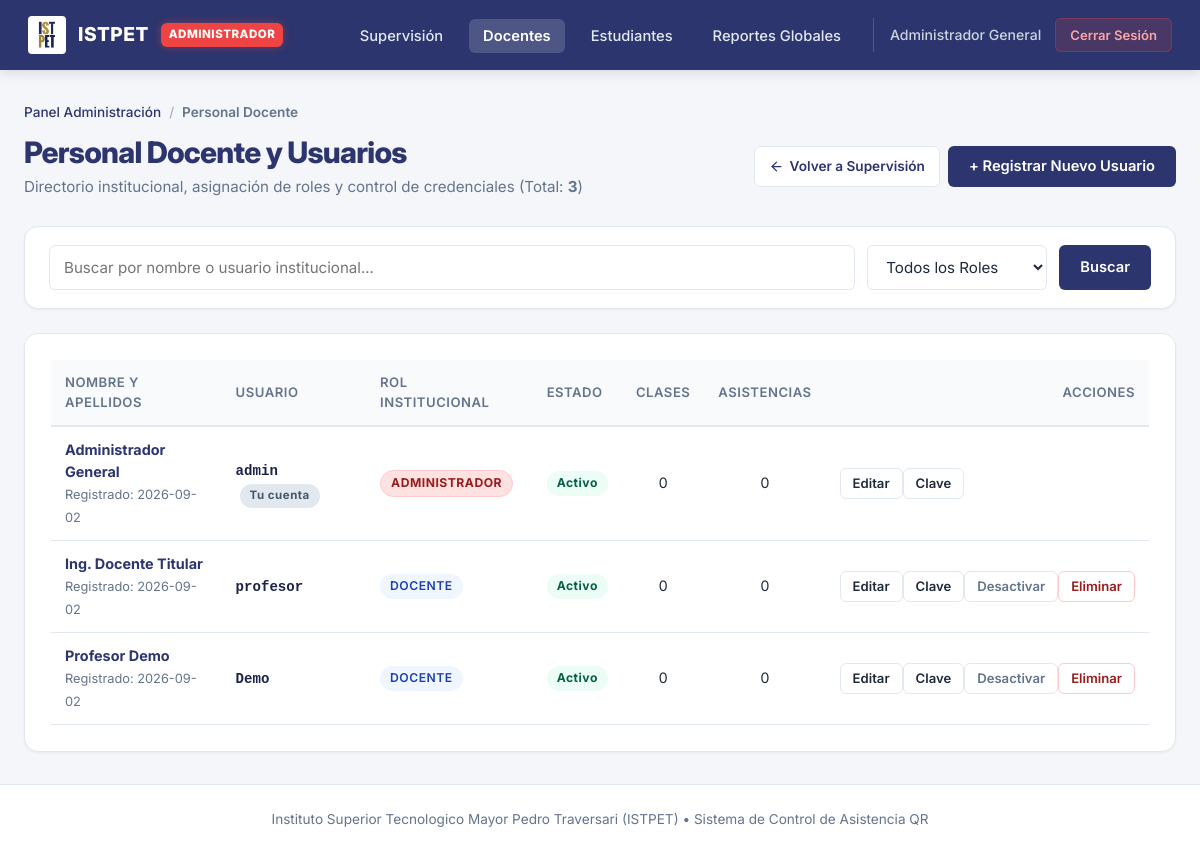
/public/admin/docentes (signed in), run on the app's committed database.
### tables this page shows
CREATE TABLE docentes (
    id INT AUTO_INCREMENT PRIMARY KEY,
    nombre VARCHAR(150) NOT NULL,
    usuario VARCHAR(100) NOT NULL UNIQUE,
    password VARCHAR(255) NOT NULL,
    rol ENUM('docente', 'admin') NOT NULL DEFAULT 'docente',
    activo TINYINT(1) NOT NULL DEFAULT 1,
    creado_en TIMESTAMP DEFAULT CURRENT_TIMESTAMP
);

### controllers/AdminController.php (called while the page is built, shortened)
<?php
require_once dirname(__DIR__) . '/models/Docente.php';
class AdminController extends BaseController
{
    public function docentes(): void
    {
        $busqueda = trim($_GET['buscar'] ?? '');
        $rol      = trim($_GET['rol'] ?? '');
        $docentes = Docente::listar($busqueda, $rol);
        $total    = count($docentes);
        $mensaje = $_SESSION['flash_mensaje'] ?? null;
        $error   = $_SESSION['flash_error'] ?? null;
        $this->vista('admin.docentes', [
            'base'           => self::obtenerRutaBase(),
            'docentes'       => $docentes,
            'busqueda'       => $busqueda,
            'rolFiltro'      => $rol,
            'total'          => $total,
            'usuarioActualId'=> (int)($_SESSION['usuario_id'] ?? 0),
            'mensaje'        => $mensaje,
            'error'          => $error
        ]);
    }
}

### models/Docente.php (called while the page is built, shortened)
<?php
class Docente
{
    public static function listar(string $busqueda = '', string $rol = ''): array
    {
        $db = Database::conectar();
        $sql = "SELECT d.id, d.nombre, d.usuario, d.rol, d.activo, d.creado_en,
                       COUNT(DISTINCT s.id) as total_sesiones,
                       COUNT(a.id) as total_asistencias
                FROM docentes d
                LEFT JOIN sesiones s ON d.id = s.docente_id
                LEFT JOIN asistencias a ON s.id = a.sesion_id
                WHERE 1=1";
        $params = [];
        $sql .= " GROUP BY d.id ORDER BY d.nombre ASC";
        $stmt = $db->prepare($sql);
        $stmt->execute($params);
        return $stmt->fetchAll();
    }
}

### views/admin/docentes.php (the view, shortened to what this page needs)
<?php
require dirname(__DIR__) . '/layouts/header.php';
?>
<nav class="breadcrumb">
    <a href="<?= $base ?>/admin">Panel Administración</a>
    <span class="breadcrumb-separator">/</span>
    <span class="breadcrumb-current">Personal Docente</span>
</nav>
<div class="page-header">
    <div>
        <h1 class="page-title">Personal Docente y Usuarios</h1>
        <p class="page-subtitle">Directorio institucional, asignación de roles y control de credenciales (Total: <strong><?= $total ?></strong>)</p>
    </div>
    <div class="d-flex gap-2 flex-wrap">
        <a href="<?= $base ?>/admin" class="btn btn-back" title="Regresar al panel de administración">
            <svg xmlns="http://www.w3.org/2000/svg" width="15" height="15" viewBox="0 0 24 24" fill="none" stroke="currentColor" stroke-width="2" stroke-linecap="round" stroke-linejoin="round"><line x1="19" y1="12" x2="5" y2="12"></line><polyline points="12 19 5 12 12 5"></polyline></svg>
            Volver a Supervisión
        </a>
        <button type="button" onclick="abrirModalCrear()" class="btn btn-primary">
            + Registrar Nuevo Usuario
        </button>
    </div>
</div>
<div class="card card-filter mb-6">
    <form method="GET" action="<?= $base ?>/admin/docentes" class="search-bar-form">
        <input type="text" name="buscar" value="<?= htmlspecialchars($busqueda) ?>"
               placeholder="Buscar por nombre o usuario institucional..."
               class="form-control search-bar-input">
        <select name="rol" class="form-select" style="max-width: 180px;">
            <option value="">Todos los Roles</option>
        </select>
        <button type="submit" class="btn btn-primary">Buscar</button>
    </form>
</div>
<div class="card">
    <div class="table-responsive">
        <table class="table table-hover">
            <thead>
                <tr>
                    <th>Nombre y Apellidos</th>
                    <th>Usuario</th>
                    <th>Rol Institucional</th>
                    <th>Estado</th>
                    <th style="text-align: center;">Clases</th>
                    <th style="text-align: center;">Asistencias</th>
                    <th class="text-right">Acciones</th>
                </tr>
            </thead>
            <tbody>
                <?php if (empty($docentes)): ?>
                    <tr>
                        <td colspan="7" class="table-empty">
                            No se encontraron usuarios registrados con los criterios indicados.
                        </td>
                    </tr>
                <?php else: ?>
                    <?php foreach ($docentes as $d):
                        $esMismoUsuario = ((int)$d['id'] === $usuarioActualId);
                        $esActivo = ((int)($d['activo'] ?? 1) === 1);
                    ?>
                        <tr>
                            <td>
                                <div class="font-bold text-primary"><?= htmlspecialchars($d['nombre']) ?></div>
                                <span class="text-muted" style="font-size: 0.8rem;">Registrado: <?= htmlspecialchars(substr($d['creado_en'] ?? '', 0, 10)) ?></span>
                            </td>
                            <td>
                                <span style="font-family: var(--font-mono); font-size: 0.88rem; font-weight: 600; color: var(--color-primary-dark);">
                                    <?= htmlspecialchars($d['usuario']) ?>
                                </span>
                                <?php if ($esMismoUsuario): ?>
                                    <span class="badge" style="background: #e2e8f0; color: #475569; font-size: 0.72rem; margin-left: 4px;">Tu cuenta</span>
                                <?php endif; ?>
                            </td>
                            <td>
                                <?php if (($d['rol'] ?? 'docente') === 'admin'): ?>
                                    <span class="badge" style="background: #fee2e2; color: #991b1b; border: 1px solid #fecaca; font-weight: 700;">
                                        ADMINISTRADOR
                                    </span>
                                <?php else: ?>
                                    <span class="badge badge-info" style="font-weight: 600;">
                                        DOCENTE
                                    </span>
                                <?php endif; ?>
                            </td>
                            <td>
                                <?php if ($esActivo): ?>
                                    <span class="badge badge-success">Activo</span>
                                <?php else: ?>
                                    <span class="badge badge-danger">Inactivo</span>
                                <?php endif; ?>
                            </td>
                            <td style="text-align: center; font-variant-numeric: tabular-nums;">
                                <?= (int)$d['total_sesiones'] ?>
                            </td>
                            <td style="text-align: center; font-variant-numeric: tabular-nums;">
                                <?= (int)$d['total_asistencias'] ?>
                            </td>
                            <td class="text-right">
                                <div class="d-flex gap-1 justify-content-end align-center flex-wrap">
                                    <button type="button"
                                            class="btn btn-sm btn-outline"
                                            onclick='abrirModalEditar(<?= json_encode($d, JSON_HEX_TAG | JSON_HEX_APOS | JSON_HEX_QUOT | JSON_HEX_AMP) ?>)'
                                            title="Editar información">
                                        Editar
                                    </button>
                                    <button type="button"
                                            class="btn btn-sm btn-outline"
                                            onclick="abrirModalClave(<?= (int)$d['id'] ?>, '<?= htmlspecialchars(addslashes($d['nombre'])) ?>')"
                                            title="Restablecer contraseña">
                                        Clave
                                    </button>
                                    <?php if (!$esMismoUsuario): ?>
                                        <form method="POST" action="<?= $base ?>/admin/docentes/cambiar-estado" style="display: inline;">
                                            <button type="submit"
                                                    class="btn btn-sm <?= $esActivo ? 'btn-outline' : 'btn-dorado' ?>"
                                                    style="<?= $esActivo ? 'color: var(--color-text-muted); border-color: var(--color-border);' : '' ?>"
                                                    title="<?= $esActivo ? 'Desactivar acceso' : 'Habilitar acceso' ?>">
                                                <?= $esActivo ? 'Desactivar' : 'Activar' ?>
                                            </button>
                                        </form>
                                        <?php if ((int)$d['total_sesiones'] === 0): ?>
                                            <form method="POST" action="<?= $base ?>/admin/docentes/eliminar" style="display: inline;" onsubmit="return confirm('¿Seguro que desea eliminar a este docente?');">
                                                <button type="submit" class="btn btn-sm btn-outline" style="color: var(--color-danger-text); border-color: var(--color-danger-border);" title="Eliminar registro">
                                                    Eliminar
                                                </button>
                                            </form>
                                        <?php endif; ?>
                                    <?php endif; ?>
                                </div>
                            </td>
                        </tr>
                    <?php endforeach; ?>
                <?php endif; ?>
            </tbody>
        </table>
    </div>
</div>
<?php require dirname(__DIR__) . '/layouts/footer.php'; ?>

### data on the page
docentes: nombre "Administrador General", creado_en "2026-09-02", usuario "admin", shows "Tu cuenta", rol "ADMINISTRADOR", activo "Activo", total_sesiones "0", total_asistencias "0"
docentes: nombre "Ing. Docente Titular", creado_en "2026-09-02", usuario "profesor", rol "DOCENTE", activo "Activo", total_sesiones "0", total_asistencias "0"
docentes: nombre "Profesor Demo", creado_en "2026-09-02", usuario "Demo", rol "DOCENTE", activo "Activo", total_sesiones "0", total_asistencias "0"

### other printed values
$_SESSION['usuario_nombre'] "Administrador General"
$total "3"
